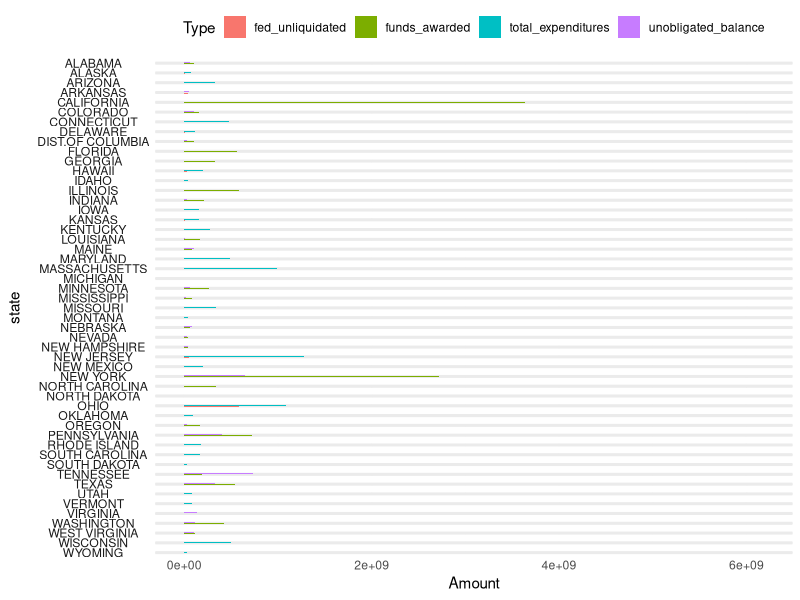
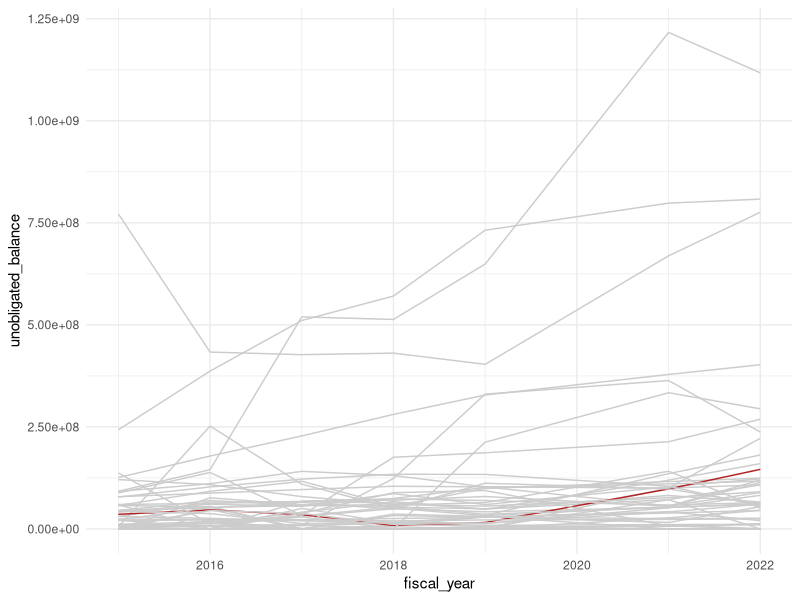
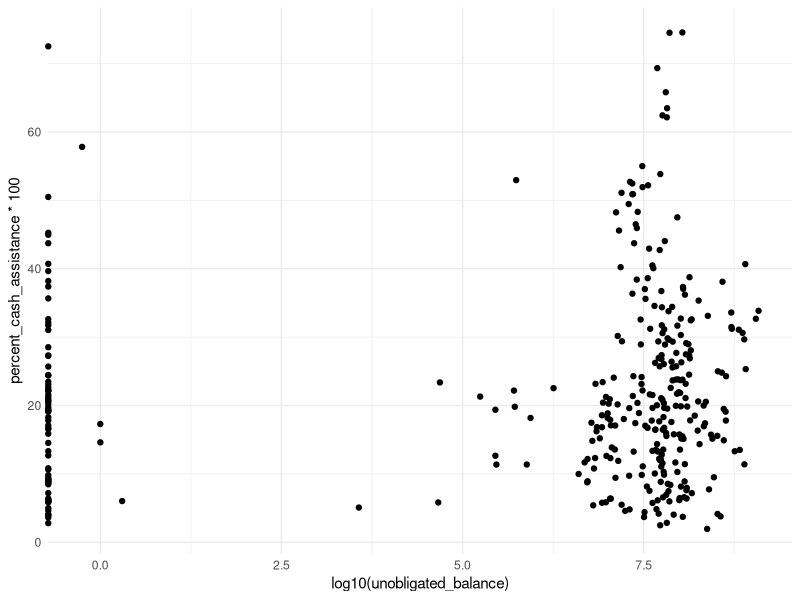
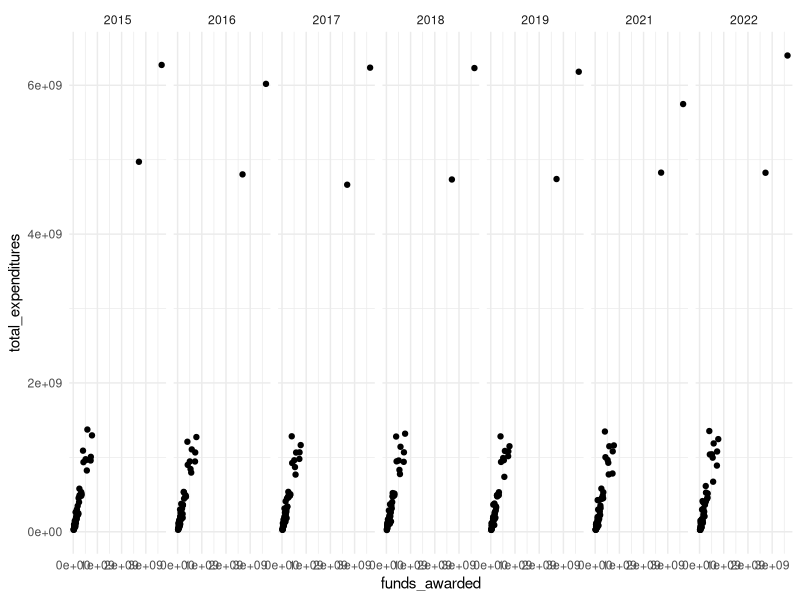
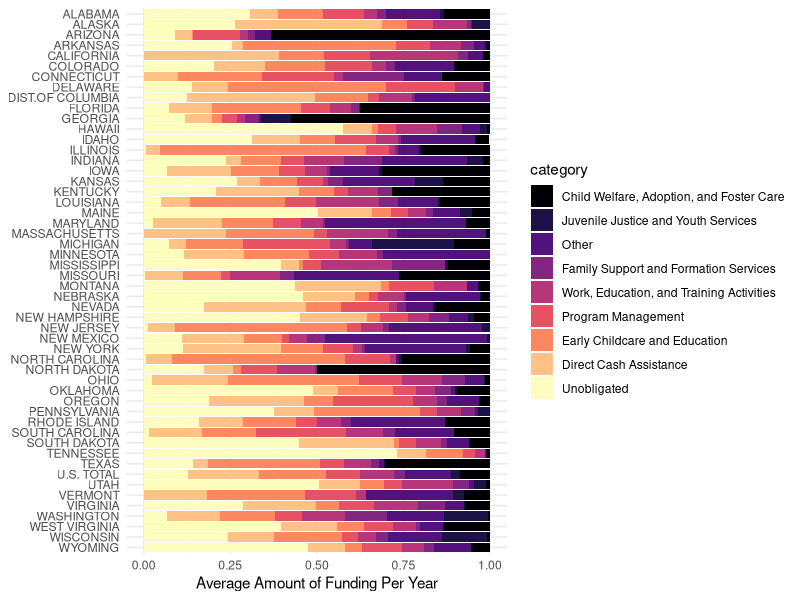
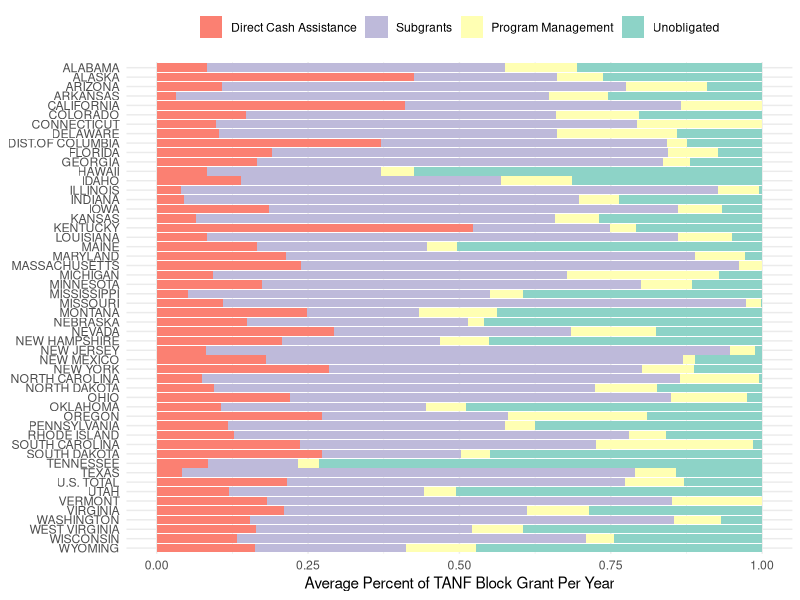

Reproduce these figures in R, in order.
## ---- chunk 1
#| label: load-data-and-packages

# load packages
library(tidyverse)

# load data
expenditures <- read_csv("data/total_expenditures_2015_2022.csv")
## ---- chunk 2
#| label: eda-bar
#| fig-height: 15
#| fig-width: 8
expenditures |>
  select(state, fiscal_year, funds_awarded, total_expenditures, fed_unliquidated, unobligated_balance) |>
  pivot_longer(cols = funds_awarded:unobligated_balance,
               names_to = "Type",
               values_to = "Amount") |>
  filter(fiscal_year == 2019 & state != "U.S. TOTAL") |>
  ggplot(aes(x = Amount, y = state)) +
  geom_col(aes(x = Amount, y = Type, fill = Type), show.legend = TRUE) +
  coord_cartesian(clip = "off") +
  facet_wrap(~state, ncol = 1, strip.position = "left") +
  theme_minimal() +
  theme(axis.text.y=element_blank(), 
      axis.ticks.y = element_blank(),
      strip.text.y.left = element_text(angle = 0),
      legend.position = "top")
## ---- chunk 3
#| label: eda-line

expenditures |>
  select(state, fiscal_year, unobligated_balance, fed_unliquidated, funds_awarded) |>
  filter(state != "U.S. TOTAL" & state != "DIST.OF COLUMBIA") |>
  mutate(line_color = if_else(state == "MISSISSIPPI", "firebrick", "gray80")) |>
  ggplot(aes(x = fiscal_year, y = unobligated_balance)) +
  geom_line(aes(x = fiscal_year, y = unobligated_balance, group = state, color = line_color), show.legend = FALSE) +
  coord_cartesian(clip = "off") +
  scale_color_manual(values = c("firebrick", "gray80")) +
  #facet_wrap(~state, ncol = 1, strip.position = "left") +
  theme_minimal() +
  theme(#axis.text.y=element_blank(), 
      #axis.ticks.y = element_blank(),
      #strip.text.y.left = element_text(angle = 0),
      legend.position = "top")
## ---- chunk 4
#| fig-width: 10
#| fig-height: 5

expenditures <- expenditures |>
  mutate(percent_cash_assistance = basic_assistance / total_expenditures)

expenditures |>
  filter(state != "U.S. TOTAL" & state != "DIST.OF COLUMBIA") |>
  ggplot(aes(x = log10(unobligated_balance), y = percent_cash_assistance*100), alpha = 0.5) +
  geom_point() +
  coord_cartesian(clip = "off") +
  #facet_wrap(~state, nrow = 5, ncol = 10) +
  theme_minimal()
## ---- chunk 5
#| fig-width: 10
#| fig-height: 2
expenditures |>
  filter(state != "U.S. TOTAL" & state != "DIST. OF COLUMBIA") |>
  ggplot(aes(x = funds_awarded, y = total_expenditures)) +
  geom_point() +
  facet_wrap(~fiscal_year, nrow = 1) +
  theme_minimal()
## ---- chunk 6
#| label: segmented-bar
#| fig-height: 12
#| fig-width: 10

# create a bar plot of total expenditures per year by state
expenditures_bar <- expenditures |>
  pivot_longer(cols = funds_awarded:unobligated_balance, names_to = "category", values_to = "amount") |>
  group_by(category, state) |>
  summarize(average_amount = mean(amount), .groups = "drop") |>
  mutate(category = case_when(
    category %in% c("basic_assistance_no_subsidies") ~ "Direct Cash Assistance",
    category %in% c("basic_assistance_subsidies", "other_assistance_foster",
                    "non_assistance_welfare_foster", "child_welfare") ~ "Child Welfare, Adoption, and Foster Care",
    category %in% c("other_assistance_juvenile_justice",
                    "non_assistance_juvenile_justice",
                    "children_youth_services") ~ "Juvenile Justice and Youth Services",
    category %in% c("work_ed", "work_supports", "financial_ed") ~ "Work, Education, and Training Activities",
    category %in% c("early_ed") ~ "Early Childcare and Education",
    category %in% c("support__services", "pregnancy_prevention", "fatherhood_programs", "home_visiting") ~ "Family Support and Formation Services",
    category %in% c("program_mgmt") ~ "Program Management",
    category %in% c("other", "other_assistance_emergency", "non_assistance_emergency", "eitc_refundable", "short_term_benefits", "non_eitc_refundable") ~ "Other",
    category == "unobligated_balance" ~ "Unobligated"
  )) |>
  filter(!is.na(category))

expenditures_bar |>
  mutate(category = fct_reorder(category, average_amount)) |>
  ggplot(aes(y = fct_rev(state))) +
  geom_col(aes(x = average_amount, fill = category), position = "fill") +
  scale_fill_viridis_d(option = "magma") +
  theme_minimal() +
  labs(y = NULL, x = "Average Amount of Funding Per Year")
## ---- chunk 7
expenditures_bar <- expenditures |>
  pivot_longer(cols = funds_awarded:unobligated_balance, names_to = "category", values_to = "amount") |>
  group_by(category, state) |>
  summarize(average_amount = mean(amount), .groups = "drop") |>
  mutate(category = case_when(
    category %in% c("basic_assistance") ~ "Direct Cash Assistance",
    category %in% c("other_assistance", "non_assistance", "work_ed", "work_supports", "early_ed", "financial_ed", "eitc_refundable", "non_eitc_refundable", "short_term_benefits", "support__services", "children_youth_services", "pregnancy_prevention", "fatherhood_programs", "child_welfare", "home_visiting", "other") ~ "Subgrants",
    category == "unobligated_balance" ~ "Unobligated",
    category == "program_mgmt" ~ "Program Management"
  )) |>
  filter(!is.na(category))

expenditures_bar |>
  mutate(category = fct_relevel(category, c("Unobligated", "Program Management", "Subgrants", "Direct Cash Assistance"))) |>
  ggplot(aes(y = fct_rev(state))) +
  geom_col(aes(x = average_amount, fill = category), position = "fill") +
  scale_fill_brewer(palette = "Set3") +
  theme_minimal() +
  labs(y = NULL, x = "Average Percent of TANF Block Grant Per Year") +
  theme(legend.position = "top") +
  guides(fill = guide_legend(title = NULL, reverse = T,
                             override.aes = list(size = 4)))
